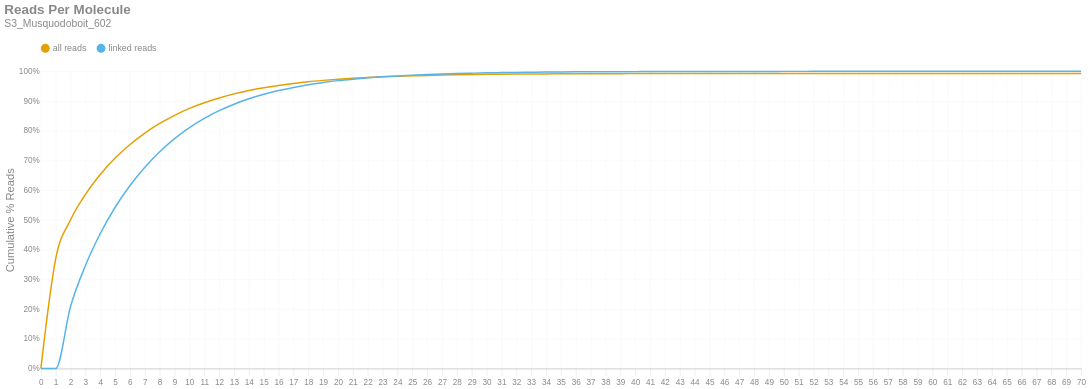

Source (notebook cell):
### Markdown cell above
### Reads per Molecule
This chart shows the cumulative distribution of the number of reads per linked molecule. That is, how many alignments are associated with a unique molecule. This excludes the number of reads associated with invalid or absent linked-read barcodes. The `linked` histogram is the percentages recalculated when disregarding singletons.

### Code cell
if SKIPLR:
    print_html(f"Skipped")
else:
    counts = np.bincount(valids['reads'].cast(pl.Int64).to_numpy())
    weighted = counts * np.arange(len(counts))
    all_perc = weighted / n_reads
    linked_perc = weighted / n_linked_reads
    linked_perc[1] = 0
    binned_df = pl.DataFrame({
        'readsper': list(range(len(counts))),
        'all reads (cumsum)': np.cumsum(all_perc).tolist(),
        'linked reads (cumsum)': np.cumsum(linked_perc).tolist(),
    })

    with SafeRender(binned_df):
        (
            density_plot(binned_df, 'Reads Per Molecule', samplename, 'readspmol')
            .encode(
                x=alt.X('readsper:O', title=None).axis(labelAngle=0).scale(padding=0),
                y=alt.Y('value:Q', title='Cumulative % Reads').axis(format='%').stack(False),
                color=alt.Color("key:N").scale(domain=["all reads", "linked reads"]),
                tooltip=[
                    alt.Tooltip("key:N", title="Data Type"),
                    alt.Tooltip("readsper:O", title="Reads Per Molecule"),
                    alt.Tooltip("value:Q", format=".2%", title="% Reads (Cum.)")
                ]            
            )
        ).display()

### Figure 1 — Vega-Lite specification as saved in the notebook (floating-point values rounded to 4 significant figures)
{"width": "container", "height": 400, "config": {"title": {"anchor": "start", "dy": -15, "fontSize": 18, "color": "#888888", "subtitleColor": "#888888", "subtitleFontSize": 14}, "arc": {"fill": "#0072B2"}, "axis": {"domainColor": "#888888", "domainWidth": 0.5, "gridWidth": 0.2, "grid": false, "titleFontWeight": 400, "titleFontSize": 15, "labelFontSize": 11, "labelColor": "#888888", "tickColor": "#888888", "tickWidth": 0.2, "titleColor": "#888888"}, "axisBand": {"grid": false}, "axisX": {"grid": true, "tickSize": 10, "domainCap": "round"}, "axisY": {"domain": false, "grid": true, "tickSize": 0, "domainCap": "round"}, "background": "transparent", "header": {"labelFontSize": 15, "labelColor": "#888888", "titleFontSize": 15, "titleFontWeight": 600, "titleColor": "#888888"}, "legend": {"labelFont": "sans-serif", "labelFontSize": 12, "labelColor": "#888888", "symbolSize": 100, "symbolType": "circle", "titleFontSize": 12, "titlePadding": 10, "titleColor": "#888888", "title": null, "orient": "top"}, "range": {"category": ["#E69F00", "#56B4E9", "#009E73", "#F0E442", "#0072B2", "#D55E00", "#CC79A7", "#000000"], "diverging": ["#cfe8f3", "#a2d4ec", "#73bfe2", "#46abdb", "#1696d2", "#12719e"]}, "area": {"fill": "#0072B2", "fillOpacity": 0.7, "line": true, "strokeOpacity": 0.7}, "line": {"color": "#0072B2", "stroke": "#0072B2", "strokeWidth": 2}, "trail": {"color": "#0072B2", "stroke": "#0072B2", "strokeWidth": 0, "size": 1}, "point": {"filled": true, "fillOpacity": 1.0, "size": 95}, "text": {"color": "#888888", "fontSize": 11, "align": "right", "fontWeight": 400, "size": 11}, "bar": {"fill": "#0072B2", "stroke": null}, "view": {"stroke": null, "continuousWidth": 660, "continuousHeight": 400}}, "data": {"name": "data-a23be464254fc8b627ac8a8ed5e153d1"}, "mark": {"type": "line", "interpolate": "monotone", "point": {"opacity": 0, "size": 275}}, "encoding": {"color": {"field": "key", "scale": {"domain": ["all reads", "linked reads"]}, "type": "nominal"}, "tooltip": [{"field": "key", "title": "Data Type", "type": "nominal"}, {"field": "readsper", "title": "Reads Per Molecule", "type": "ordinal"}, {"field": "value", "format": ".2%", "title": "% Reads (Cum.)", "type": "quantitative"}], "x": {"axis": {"labelAngle": 0}, "field": "readsper", "scale": {"padding": 0}, "title": null, "type": "ordinal"}, "y": {"axis": {"format": "%"}, "field": "value", "stack": false, "title": "Cumulative % Reads", "type": "quantitative"}}, "params": [{"name": "param_c36ac31b6afebe62", "select": {"type": "point", "fields": ["key"]}, "bind": "legend"}], "title": {"text": "Reads Per Molecule", "subtitle": "S3_Musquodoboit_602"}, "transform": [{"fold": ["all reads (cumsum)", "linked reads (cumsum)"]}, {"calculate": "replace(datum.key, ' (cumsum)', '')", "as": "key"}, {"filter": {"param": "param_c36ac31b6afebe62"}}], "usermeta": {"embedOptions": {"downloadFileName": "S3_Musquodoboit_602.readspmol"}}, "$schema": "https://vega.github.io/schema/vega-lite/v6.1.0.json", "datasets": {"data-a23be464254fc8b627ac8a8ed5e153d1": [{"readsper": 0, "all reads (cumsum)": 0.0, "linked reads (cumsum)": 0.0}, {"readsper": 1, "all reads (cumsum)": 0.3701, "linked reads (cumsum)": 0.0}, {"readsper": 2, "all reads (cumsum)": 0.5005, "linked reads (cumsum)": 0.2093}, {"readsper": 3, "all reads (cumsum)": 0.586, "linked reads (cumsum)": 0.3466}, {"readsper": 4, "all reads (cumsum)": 0.6531, "linked reads (cumsum)": 0.4543}, {"readsper": 5, "all reads (cumsum)": 0.7081, "linked reads (cumsum)": 0.5427}, {"readsper": 6, "all reads (cumsum)": 0.7537, "linked reads (cumsum)": 0.6158}, {"readsper": 7, "all reads (cumsum)": 0.7921, "linked reads (cumsum)": 0.6776}, {"readsper": 8, "all reads (cumsum)": 0.8246, "linked reads (cumsum)": 0.7297}, {"readsper": 9, "all reads (cumsum)": 0.852, "linked reads (cumsum)": 0.7737}, {"readsper": 10, "all reads (cumsum)": 0.8752, "linked reads (cumsum)": 0.8109}, {"readsper": 11, "all reads (cumsum)": 0.8943, "linked reads (cumsum)": 0.8416}, {"readsper": 12, "all reads (cumsum)": 0.9105, "linked reads (cumsum)": 0.8676}, {"readsper": 13, "all reads (cumsum)": 0.9241, "linked reads (cumsum)": 0.8894}, {"readsper": 14, "all reads (cumsum)": 0.9353, "linked reads (cumsum)": 0.9075}, {"readsper": 15, "all reads (cumsum)": 0.9448, "linked reads (cumsum)": 0.9227}, {"readsper": 16, "all reads (cumsum)": 0.9526, "linked reads (cumsum)": 0.9352}, {"readsper": 17, "all reads (cumsum)": 0.9592, "linked reads (cumsum)": 0.9459}, {"readsper": 18, "all reads (cumsum)": 0.965, "linked reads (cumsum)": 0.9551}, {"readsper": 19, "all reads (cumsum)": 0.9695, "linked reads (cumsum)": 0.9625}, {"readsper": 20, "all reads (cumsum)": 0.9735, "linked reads (cumsum)": 0.9687}, {"readsper": 21, "all reads (cumsum)": 0.9766, "linked reads (cumsum)": 0.9737}, {"readsper": 22, "all reads (cumsum)": 0.9792, "linked reads (cumsum)": 0.978}, {"readsper": 23, "all reads (cumsum)": 0.9815, "linked reads (cumsum)": 0.9817}, {"readsper": 24, "all reads (cumsum)": 0.9834, "linked reads (cumsum)": 0.9846}, {"readsper": 25, "all reads (cumsum)": 0.985, "linked reads (cumsum)": 0.9872}, {"readsper": 26, "all reads (cumsum)": 0.9863, "linked reads (cumsum)": 0.9893}, {"readsper": 27, "all reads (cumsum)": 0.9874, "linked reads (cumsum)": 0.9911}, {"readsper": 28, "all reads (cumsum)": 0.9883, "linked reads (cumsum)": 0.9926}, {"readsper": 29, "all reads (cumsum)": 0.9891, "linked reads (cumsum)": 0.9938}, {"readsper": 30, "all reads (cumsum)": 0.9898, "linked reads (cumsum)": 0.9949}, {"readsper": 31, "all reads (cumsum)": 0.9903, "linked reads (cumsum)": 0.9957}, {"readsper": 32, "all reads (cumsum)": 0.9907, "linked reads (cumsum)": 0.9964}, {"readsper": 33, "all reads (cumsum)": 0.991, "linked reads (cumsum)": 0.997}, {"readsper": 34, "all reads (cumsum)": 0.9914, "linked reads (cumsum)": 0.9975}, {"readsper": 35, "all reads (cumsum)": 0.9916, "linked reads (cumsum)": 0.9979}, {"readsper": 36, "all reads (cumsum)": 0.9918, "linked reads (cumsum)": 0.9982}, {"readsper": 37, "all reads (cumsum)": 0.992, "linked reads (cumsum)": 0.9984}, {"readsper": 38, "all reads (cumsum)": 0.9921, "linked reads (cumsum)": 0.9987}, {"readsper": 39, "all reads (cumsum)": 0.9922, "linked reads (cumsum)": 0.9988}, {"readsper": 40, "all reads (cumsum)": 0.9923, "linked reads (cumsum)": 0.999}, {"readsper": 41, "all reads (cumsum)": 0.9924, "linked reads (cumsum)": 0.9991}, {"readsper": 42, "all reads (cumsum)": 0.9925, "linked reads (cumsum)": 0.9993}, {"readsper": 43, "all reads (cumsum)": 0.9926, "linked reads (cumsum)": 0.9994}, {"readsper": 44, "all reads (cumsum)": 0.9926, "linked reads (cumsum)": 0.9995}, {"readsper": 45, "all reads (cumsum)": 0.9927, "linked reads (cumsum)": 0.9996}, {"readsper": 46, "all reads (cumsum)": 0.9927, "linked reads (cumsum)": 0.9997}, {"readsper": 47, "all reads (cumsum)": 0.9928, "linked reads (cumsum)": 0.9997}, {"readsper": 48, "all reads (cumsum)": 0.9928, "linked reads (cumsum)": 0.9998}, {"readsper": 49, "all reads (cumsum)": 0.9928, "linked reads (cumsum)": 0.9998}, {"readsper": 50, "all reads (cumsum)": 0.9928, "linked reads (cumsum)": 0.9998}, {"readsper": 51, "all reads (cumsum)": 0.9928, "linked reads (cumsum)": 0.9999}, {"readsper": 52, "all reads (cumsum)": 0.9929, "linked reads (cumsum)": 0.9999}, {"readsper": 53, "all reads (cumsum)": 0.9929, "linked reads (cumsum)": 0.9999}, {"readsper": 54, "all reads (cumsum)": 0.9929, "linked reads (cumsum)": 0.9999}, {"readsper": 55, "all reads (cumsum)": 0.9929, "linked reads (cumsum)": 0.9999}, {"readsper": 56, "all reads (cumsum)": 0.9929, "linked reads (cumsum)": 0.9999}, {"readsper": 57, "all reads (cumsum)": 0.9929, "linked reads (cumsum)": 0.9999}, {"readsper": 58, "all reads (cumsum)": 0.9929, "linked reads (cumsum)": 0.9999}, {"readsper": 59, "all reads (cumsum)": 0.9929, "linked reads (cumsum)": 1.0}, {"readsper": 60, "all reads (cumsum)": 0.9929, "linked reads (cumsum)": 1.0}, {"readsper": 61, "all reads (cumsum)": 0.9929, "linked reads (cumsum)": 1.0}, {"readsper": 62, "all reads (cumsum)": 0.9929, "linked reads (cumsum)": 1.0}, {"readsper": 63, "all reads (cumsum)": 0.9929, "linked reads (cumsum)": 1.0}, {"readsper": 64, "all reads (cumsum)": 0.9929, "linked reads (cumsum)": 1.0}, {"readsper": 65, "all reads (cumsum)": 0.9929, "linked reads (cumsum)": 1.0}, {"readsper": 66, "all reads (cumsum)": 0.9929, "linked reads (cumsum)": 1.0}, {"readsper": 67, "all reads (cumsum)": 0.9929, "linked reads (cumsum)": 1.0}, {"readsper": 68, "all reads (cumsum)": 0.9929, "linked reads (cumsum)": 1.0}, {"readsper": 69, "all reads (cumsum)": 0.9929, "linked reads (cumsum)": 1.0}, {"readsper": 70, "all reads (cumsum)": 0.9929, "linked reads (cumsum)": 1.0}]}}
